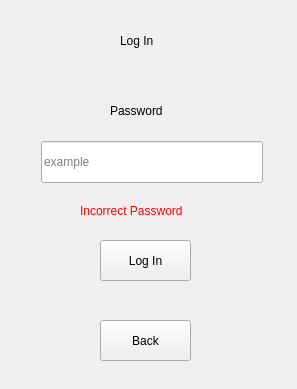
<?xml version="1.0" encoding="UTF-8"?>
<ui version="4.0">
 <class>Form</class>
 <widget class="QWidget" name="Form">
  <property name="geometry">
   <rect>
    <x>0</x>
    <y>0</y>
    <width>297</width>
    <height>389</height>
   </rect>
  </property>
  <property name="windowTitle">
   <string>Form</string>
  </property>
  <widget class="QLabel" name="label">
   <property name="geometry">
    <rect>
     <x>120</x>
     <y>20</y>
     <width>71</width>
     <height>41</height>
    </rect>
   </property>
   <property name="styleSheet">
    <string notr="true">font: 16pt &quot;MS Shell Dlg 2&quot;;</string>
   </property>
   <property name="text">
    <string>Log In</string>
   </property>
  </widget>
  <widget class="QLineEdit" name="PasswordText">
   <property name="geometry">
    <rect>
     <x>41</x>
     <y>141</y>
     <width>222</width>
     <height>42</height>
    </rect>
   </property>
   <property name="styleSheet">
    <string notr="true">font: 15pt &quot;MS Shell Dlg 2&quot;;</string>
   </property>
   <property name="echoMode">
    <enum>QLineEdit::Password</enum>
   </property>
   <property name="placeholderText">
    <string>example</string>
   </property>
  </widget>
  <widget class="QLabel" name="label_3">
   <property name="geometry">
    <rect>
     <x>110</x>
     <y>90</y>
     <width>171</width>
     <height>41</height>
    </rect>
   </property>
   <property name="styleSheet">
    <string notr="true">font: 14pt &quot;MS Shell Dlg 2&quot;;</string>
   </property>
   <property name="text">
    <string>Password</string>
   </property>
  </widget>
  <widget class="QPushButton" name="BackButton">
   <property name="geometry">
    <rect>
     <x>100</x>
     <y>320</y>
     <width>91</width>
     <height>41</height>
    </rect>
   </property>
   <property name="styleSheet">
    <string notr="true">font: 14pt &quot;MS Shell Dlg 2&quot;;</string>
   </property>
   <property name="text">
    <string>Back</string>
   </property>
  </widget>
  <widget class="QPushButton" name="LoginButton">
   <property name="geometry">
    <rect>
     <x>100</x>
     <y>240</y>
     <width>91</width>
     <height>41</height>
    </rect>
   </property>
   <property name="styleSheet">
    <string notr="true">font: 14pt &quot;MS Shell Dlg 2&quot;;</string>
   </property>
   <property name="text">
    <string>Log In</string>
   </property>
  </widget>
  <widget class="QLabel" name="IncorrectPasswordText">
   <property name="enabled">
    <bool>true</bool>
   </property>
   <property name="geometry">
    <rect>
     <x>80</x>
     <y>190</y>
     <width>171</width>
     <height>41</height>
    </rect>
   </property>
   <property name="styleSheet">
    <string notr="true">font: 12pt &quot;MS Shell Dlg 2&quot;;
color: rgb(255, 0, 0);</string>
   </property>
   <property name="text">
    <string>Incorrect Password</string>
   </property>
  </widget>
 </widget>
 <resources/>
 <connections/>
</ui>
